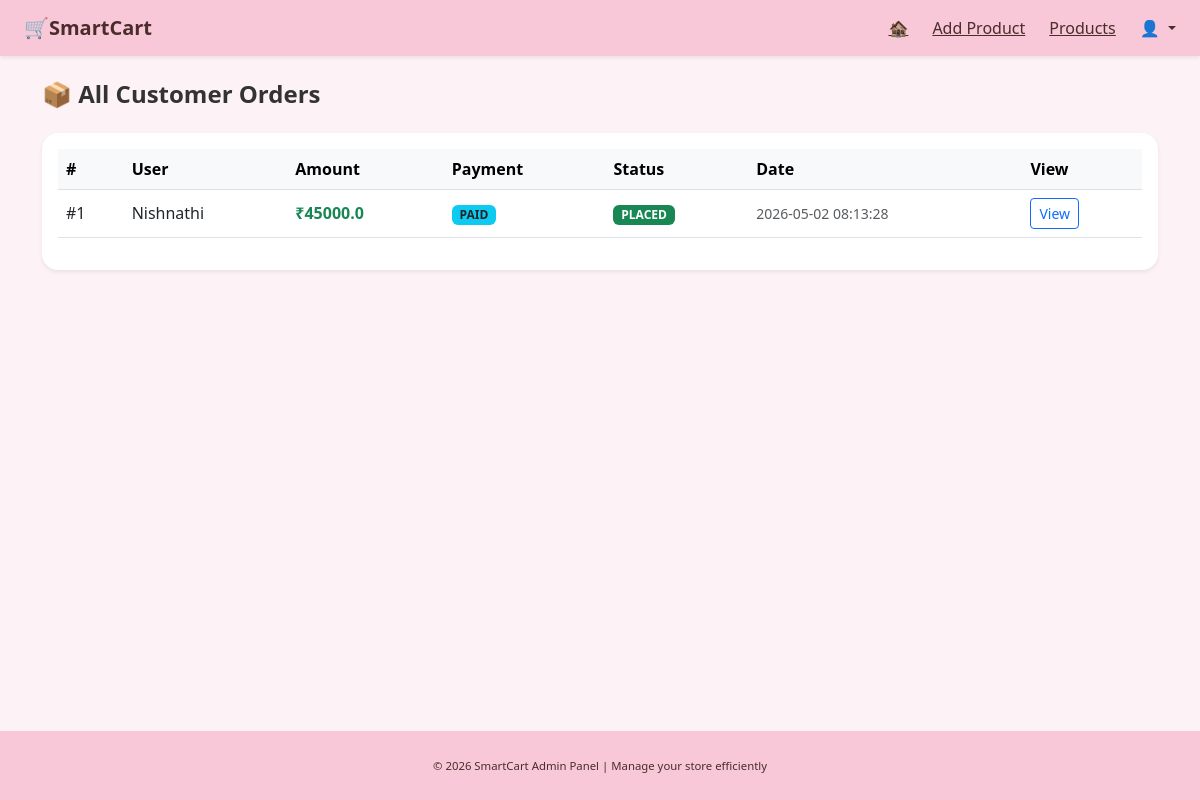
/admin/orders (signed in), run on the app's committed database.
### tables this page shows
CREATE TABLE orders (
    order_id INTEGER PRIMARY KEY AUTOINCREMENT,
    user_id INTEGER,
    razorpay_order_id TEXT,
    razorpay_payment_id TEXT,
    amount REAL,
    payment_status TEXT,
    created_at TEXT DEFAULT CURRENT_TIMESTAMP,
    order_status TEXT DEFAULT 'Pending',
    address TEXT,
    FOREIGN KEY (user_id) REFERENCES users(user_id)
);

CREATE TABLE users (
    user_id INTEGER PRIMARY KEY AUTOINCREMENT,
    name TEXT,
    email TEXT UNIQUE,
    password TEXT,
    profile_image TEXT,
    address TEXT
);

### app.py (the view)
@app.route('/admin/orders')
def admin_orders():
    if 'admin_id' not in session:
        flash("Please login as admin!", "danger")
        return redirect('/admin-login')
    conn = get_db_connection()
    cursor = conn.cursor()
    cursor.execute("""
        SELECT o.order_id, o.user_id, o.amount,
               o.payment_status, o.order_status, o.created_at,
               u.name AS username
        FROM orders o
        LEFT JOIN users u ON o.user_id = u.user_id
        ORDER BY o.created_at DESC
    """)
    orders = cursor.fetchall()
    cursor.close()
    conn.close()
    return render_template("admin/order_list.html", orders=orders)

### app.py (called while the page is built)
def get_db_connection():
    conn = sqlite3.connect(config.DATABASE)
    conn.row_factory = sqlite3.Row
    return conn

@app.context_processor
def cart_count():
    cart = session.get('cart', {})
    return dict(cart_count=len(cart))

### templates/admin/order_list.html (shortened to what this page needs)
{% extends 'base.html' %}
{% block content %}
<div class="container mt-4 mb-5 pb-4">
    <h4 class="mb-4 fw-bold">📦 All Customer Orders</h4>
    <div class="card shadow-sm border-0 rounded-4">
        <div class="card-body">
            {% if orders %}
            <div class="table-responsive">
                <table class="table align-middle text-center text-md-start">
                    <thead class="table-light">
                        <tr>
                            <th>#</th>
                            <th>User</th>
                            <th>Amount</th>
                            <th>Payment</th>
                            <th>Status</th>
                            <th>Date</th>
                            <th>View</th>
                        </tr>
                    </thead>
                    <tbody>
                        {% for order in orders %}
                        <tr>
                            <td>#{{ order.order_id }}</td>
                            <td>{{ order.username or 'User' }}</td>
                            <td class="fw-bold text-success">₹{{ order.amount }}</td>
                            <td>
                                <span class="badge bg-info text-dark">
                                    {{ order.payment_status }}
                                </span>
                            </td>
                            <td>
                                <span class="badge bg-success">
                                    {{ order.order_status }}
                                </span>
                            </td>
                            <td>
                                <small class="text-muted">
                                    {{ order.created_at }}
                                </small>
                            </td>
                            <td>
                                <a href="/admin/order/{{ order.order_id }}"
                                   class="btn btn-sm btn-outline-primary">
                                    View
                                </a>
                            </td>
                        </tr>
                        {% endfor %}
                    </tbody>
                </table>
            </div>
            {% else %}
                <div class="text-center py-5">
                    <h5 class="text-muted">😔 No Orders Found</h5>
                </div>
            {% endif %}
        </div>
    </div>
</div>
{% endblock %}

### static/css/style.css (style rules this page uses)
body { background-color: #fdf2f5; font-family: 'Segoe UI', sans-serif; color: #333; display: flex; flex-direction: column; min-height: 100vh; }
.card { border: none; border-radius: 15px; }

### data on the page
orders: order_id "1", name "Nishnathi", amount "45000.0", payment_status "PAID", order_status "PLACED", created_at "2026-05-02 08:13:28"
